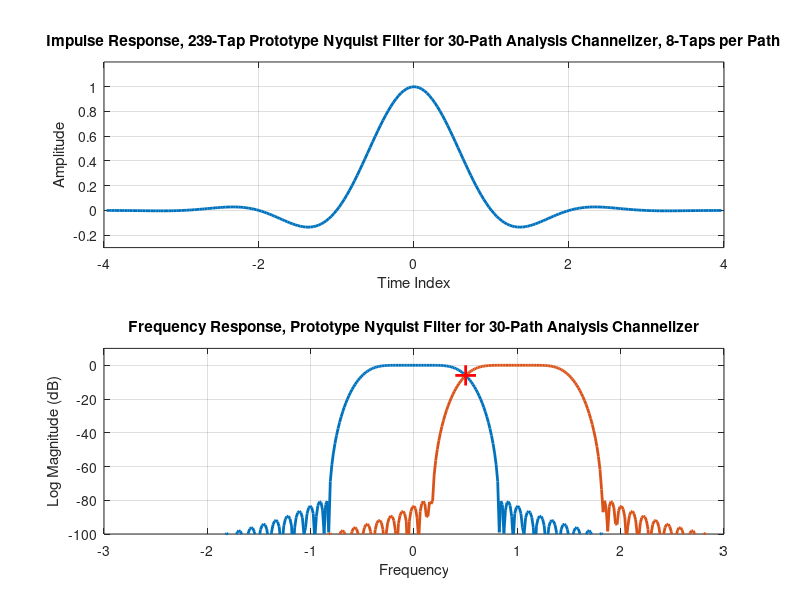
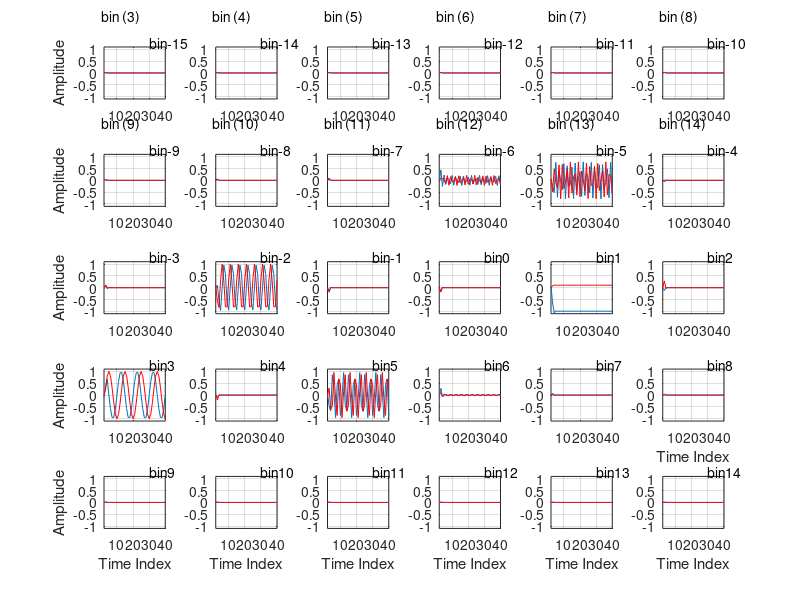

MATLAB code to generate these figures, in order: (Note: a time limit stopped this script after it produced the figures.)
% channelizer demo 1

% 30 channel analysis channelizer, 30-to-1 down sample

h=sinc(-(4-1/30):1/30:(4-1/30)).*kaiser(239,8)';
hx=h.*exp(j*2*pi*(-119:119)*1/30);
figure(1)
subplot(2,1,1)
plot(-(4-1/30):1/30:(4-1/30),h,'linewidth',2)
grid on
axis([-4 4 -0.3 1.2])
title('Impulse Response, 239-Tap Prototype Nyquist Filter for 30-Path Analysis Channelizer, 8-Taps per Path')
xlabel('Time Index')
ylabel('Amplitude')

subplot(2,1,2)
plot((-0.5:1/2000:0.5-1/2000)*30,fftshift(20*log10(abs(fft(h/sum(h),2000)))),'linewidth',2)
hold on
plot((-0.5:1/2000:0.5-1/2000)*30,fftshift(20*log10(abs(fft(hx/sum(h),2000)))),'linewidth',2)
plot([+0.4 +0.6],[-1 -1]*6.02,'r','linewidth',2)
plot([0.5 0.5],[-12 -0],'r','linewidth',2)
hold off
grid on
axis([-3 3 -100 10])
title('Frequency Response, Prototype Nyquist Filter for 30-Path Analysis Channelizer')
xlabel('Frequency')
ylabel('Log Magnitude (dB)')



frq=[-5.41 -2.2 1 3.1 5.3];
x0=zeros(1,20000);
for k=1:5
  x0=x0+exp(j*2*pi*(0:20000-1)*frq(k)/30+j*2*pi*rand(1));
end

h2=reshape([h 0],30,8);
reg1=zeros(30,8);

m=1;  % input index offset
s=1;  % output index

v1=zeros(1,30)';
v2=zeros(1,30)';
v3=zeros(1,30)';
v4=zeros(30,600);

for n=1:30:length(x0)-29
    v1=flipud(x0(n:n+29).');
    reg1=[v1 reg1(:,1:7)];
    
    for k=1:30
        v2(k)=reg1(k,:)*h2(k,:)';
    end
    
    v3=ifft(v2);
    
    v4(:,s)=fftshift(v3);
    s=s+1;
    m=m+30;
end

figure(2)
for k=1:30
    subplot(5,6,k)
    plot(0:40,real(v4(k,1:41)))
    hold on
    plot(0:40,imag(v4(k,1:41)),'r')
    hold off
    grid on
    axis([2 40 -1.1 1.1])
     if rem(k,6)==1
        ylabel('Amplitude')
    end
    if k>23
        xlabel('Time Index')
    end
    text(0.25,16,['bin (',num2str(k-16),')'])
    text(30,1.3,['bin',num2str(k-16)])
end

figure(3)
ww=kaiser(500,8)';
ww=ww/sum(ww);
w2=kaiser(5000,10)';
w2=w2/sum(w2);
subplot(6,1,1)
plot((-0.5:1/5000:0.5-1/5000)*30,fftshift(20*log10(abs(fft(x0(1:5000).*w2)))))
hold on
for k=1:30
    plot([-0.82 -0.5 -0.18 0.18 0.5 0.82]+(-16+k),[-80 -6 0 0 -6 -80],'--r','linewidth',2)
end
 plot([-0.82 -0.5 -0.18 0.18 0.5 0.82]+15,[-80 -6 0 0 -6 -80],'--r','linewidth',2)
hold off
grid on
axis([-15 15 -90 10]);
title('Input Spectrum')
xlabel('Frequency')
ylabel('Log Mag (dB)')

for k=1:30
    subplot(6,6,k+6)
    plot(-0.5:1/500:0.5-1/500,fftshift(20*log10(abs(fft(v4(k,1:500).*ww)))))
    grid on
    axis([-0.5 0.5 -90 10])
    if rem(k,6)==1
        ylabel('Log Mag (dB)')
    end
    if k>23
        xlabel('Frequency')
    end
    text(0.25,16,['bin (',num2str(k-16),')'])
end

%%%%%%%%%%%%%%%% repeat channelizer but now with signals with bandwidth
% narrow band signals with BW = 1/2 sampled at 30 

g1=sinc(-5:1/5:5).*kaiser(51,8)'; %Shaping filter, 5-samples per symbol
g1=[0 0 g1 0 0];
g2=remez(70,[0 0.5 4.5 30]/30,{'myfrf',[1 1 0 0]},[1 10]); % 1-to-12 interpolating filter
g2=[0 6*g2];
x0=zeros(1,42000);
frq=[-6 -2 1 3 7];
for k=1:5
    xx0=(floor(2*rand(1,700))-0.5)/0.5+j*(floor(2*rand(1,700))-0.5)/0.5;
    reg_a=zeros(1,11);
    m=0;
    for n=1:700
        reg_a=[xx0(n) reg_a(1:10)];
        for nn=1:5
           xx1(m+nn)=reg_a*g1(nn:5:55)';
        end     
        m=m+5;
    end
    reg_b=zeros(1,6);
    m=0;
    for n=1:3500
        reg_b=[xx1(n) reg_b(1:5)];
        for nn=1:12
           xx2(m+nn)=reg_b*g2(nn:12:72)';
        end     
        m=m+12;
    end
x0=x0+xx2.*exp(j*2*pi*(1:42000)*frq(k)/30);
end

h2=reshape([h 0],30,8);
reg1=zeros(30,8);

m=1;  % input index offset
s=1;  % output index

v1=zeros(1,30)';
v2=zeros(1,30)';
v3=zeros(1,30)';
v4=zeros(30,600);

for n=1:30:length(x0)-29
    v1=flipud(x0(n:n+29).');
    reg1=[v1 reg1(:,1:7)];
    
    for k=1:30
        v2(k)=reg1(k,:)*h2(k,:)';
    end
    
    v3=ifft(v2);
    
    v4(:,s)=fftshift(v3);
    s=s+1;
    m=m+30;
end

figure(4)
for k=1:30
    subplot(5,6,k)
    plot(0:40,real(v4(k,1:41)))
    hold on
    plot(0:40,imag(v4(k,1:41)),'r')
    hold off
    grid on
    axis([2 40 -1.1 1.1])
     if rem(k,6)==1
        ylabel('Amplitude')
    end
    if k>23
        xlabel('Time Index')
    end
    text(30,1.3,['bin',num2str(k-16)])
end

figure(5)
ww=kaiser(500,8)';
ww=10*ww/sum(ww);
w2=kaiser(5000,10)';
w2=10*w2/sum(w2);
subplot(6,1,1)
plot((-0.5:1/5000:0.5-1/5000)*30,fftshift(20*log10(abs(fft(x0(1:5000).*w2)))))
hold on
for k=1:30
    plot([-0.82 -0.5 -0.18 0.18 0.5 0.82]+(-16+k),[-80 -6 0 0 -6 -80],'--r','linewidth',2)
end
 plot([-0.82 -0.5 -0.18 0.18 0.5 0.82]+15,[-80 -6 0 0 -6 -80],'--r','linewidth',2)
hold off
grid on
axis([-15 15 -90 10]);
title('Input Spectrum')
xlabel('Frequency')
ylabel('Log Mag (dB)')

for k=1:30
    subplot(6,6,k+6)
    plot(-0.5:1/500:0.5-1/500,fftshift(20*log10(abs(fft(v4(k,1:500).*ww)))))
    grid on
    axis([-0.5 0.5 -90 10])
    if rem(k,6)==1
        ylabel('Log Mag (dB)')
    end
    if k>23
        xlabel('Frequency')
    end
    text(0.25,16,['bin (',num2str(k-16),')'])
end


figure(7)
for k=1:30
    subplot(5,6,k)
    plot(v4(k,2:2:600),'r.')
        grid on
        axis('equal')
    axis([-1.1 1.1 -1.1 1.1])
     if rem(k,6)==1
        ylabel('Q Component')
    end
    if k>23
        xlabel('I Component')
    end
    text(0.1,1.3,['bin (',num2str(k-16),')'])
end
